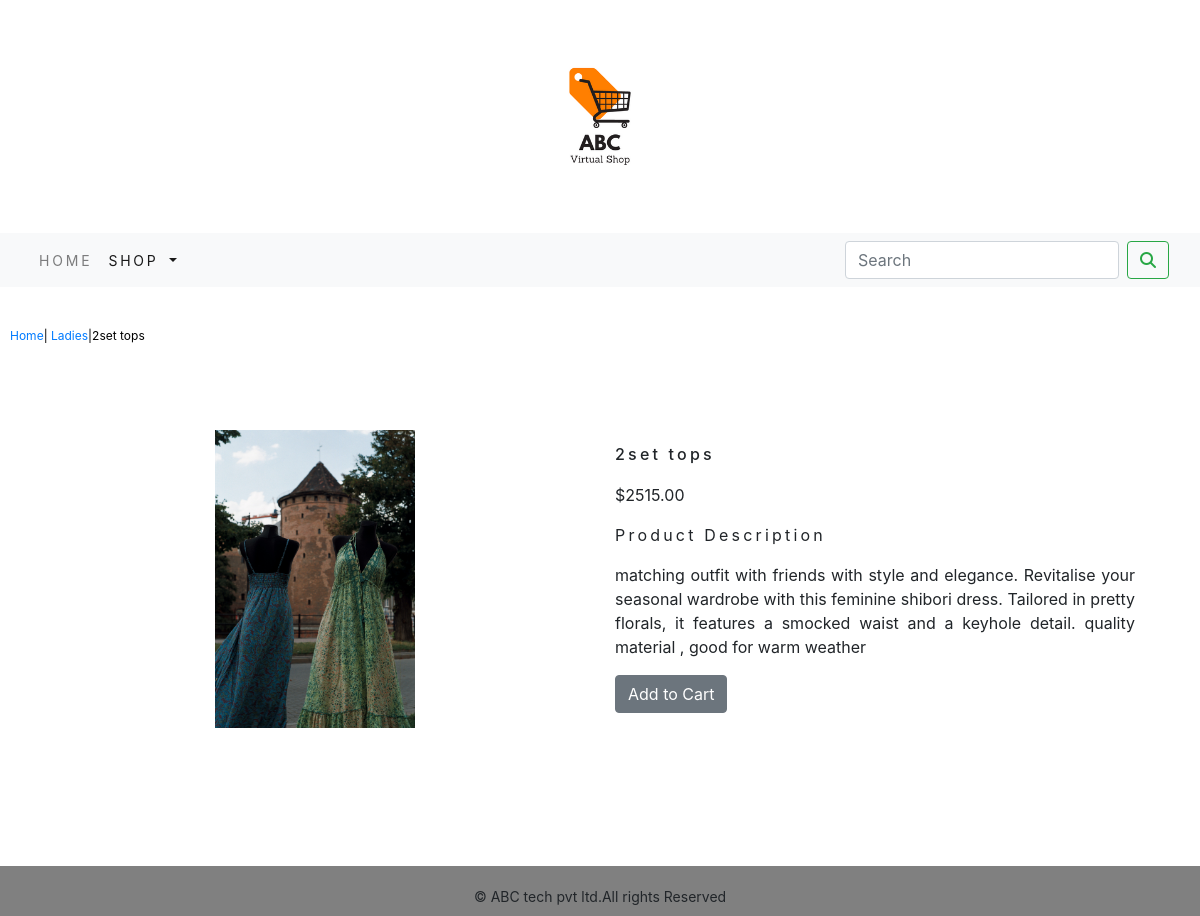
The app's page /shop/ladies/2settops/ with its own data.
### shop/models.py (models this page shows, shortened)
class Product(models.Model):
    name=models.CharField(max_length=250,unique=True)
    slug=models.SlugField(max_length=250,unique=True)
    description=models.TextField(blank=True)
    price=models.DecimalField(max_digits=10,decimal_places=2)
    category=models.ForeignKey(Category,on_delete=models.CASCADE)
    image=models.ImageField(upload_to='product',blank=True)
    stock=models.IntegerField()
    available=models.BooleanField(default=True)
    created=models.DateTimeField(auto_now_add=True)
    updated=models.DateTimeField(auto_now=True)
    class Meta:
        ordering = ('name',)
        verbose_name = 'product'
        verbose_name_plural = 'products'

class Category(models.Model):
    name=models.CharField(max_length=250,unique=True)
    slug=models.SlugField(max_length=250,unique=True)
    description=models.TextField(blank=True)
    image=models.ImageField(upload_to='category',blank=True)
    class Meta:
        ordering=('name',)
        verbose_name='category'
        verbose_name_plural='categories'
    def get_url(self):
        return reverse('shop:products_by_category',args=[self.slug,])
    def __str__(self):
        return '{}'.format(self.name)

### shop/views.py (the view)
# urls.py: path('<slug:c_slug>/<slug:product_slug>/',views.proDetail, name='prodCatdetail'),
def proDetail(request,c_slug,product_slug):
    try:
        product=Product.objects.get(category__slug=c_slug,slug=product_slug)
    except Exception as e:
        raise e
    return render(request,'product.html',{'product': product})

### cart/context_processors.py (called while the page is built)
def counter(request):
    item_count=0
    if 'admin' in request.path:
        return  {}
    else:
        try:
            cart = Cart.objects.filter(cart_id=_cart_id(request))
            cart_items = CartItem.objects.all().filter(cart=cart[:1])
            for cart_item in cart_items:
                item_count += cart_item.quantity
        except Cart.DoesNotExist:
            item_count = 0
    return dict(item_count=item_count)

### cart/views.py (called while the page is built)
def _cart_id(request):
    cart=request.session.session_key
    if not cart:
        cart=request.session.create()
    return cart

### shop/context_processors.py (called while the page is built)
def menu_links(request):
    links=Category.objects.all()
    return dict(links=links)

### template/product.html (shortened to what this page needs)
{% extends 'base.html' %}
{% load static %}
{% block content %}
<div class="row my_prod_row_class">
    <div class="mx_auto">
        <p style="padding:25px;"><a href="{% url 'shop:allProdCat' %}">Home</a>| <a href="{{product.category.get_url}}">{{product.category}}</a>|{{product.name}}</p>
    </div>
</div>
<div class="container">
<br>
<div class="row">
    <div class="col-12 col-sm-12 col-md-12 col-lg-6 text-center">
        <div style="min-width:18rem ; padding-bottom:80px">
            <img src="{{product.image.url}}" alt="{{product.name}}" width="200px">
        </div>
      </div>
    <div class="col-12 col-sm-12 col-md-12 col-lg-6 ">
      <div>
      <h1 class="my_prod_title">{{product.name}}</h1>
      <p>${{product.price}}</p>
      <p class="my_title">Product Description</p>
      <p class="text-justify my_prod_text">{{product.description}}</p>
      {% if product.stock <= 0 %}
      <p class="text-justify my_prod_text"><b>Out of Stock</b></p>
      {% else %}
      <a class='btn btn-secondary'href="{% url 'cart:add_cart' product.id %}">Add to Cart</a>
      {% endif %}
    </div>
 </div>
</div>
</div>
{% endblock %}

### static/css/custom.css (style rules this page uses)
html { height:100%; box-sizing:border-box; }
body { font-family: 'Roboto', sans-serif; position:relative; margin:0; min-height:100%; padding-bottom:6.74rem; box-sizing:inherit; }
.my_title { font-size:16px; text_transform:uppercase; letter-spacing:.2em; }
.my_prod_row_class { padding-top:15px; padding-bottom:20px; }
.my_prod_row_class .mx_auto { color:#000; font-size:12px; text-decoration:none }
.my_prod_title { font-size:16px; text_transform:uppercase; letter-spacing:.2em; padding-top:15px; padding-bottom:10px; }
.my_prod_text { padding-right:20px; }

### records on screen
Product: category "Ladies", name "2set tops", image (picture), price "2515.00", description "matching outfit with friends with style and elegance. Revitalise your seasonal wardrobe with this feminine shibori dress. Tailored in pretty florals, it features a smocked waist and a keyhole detail. quality material , good for warm weather"
